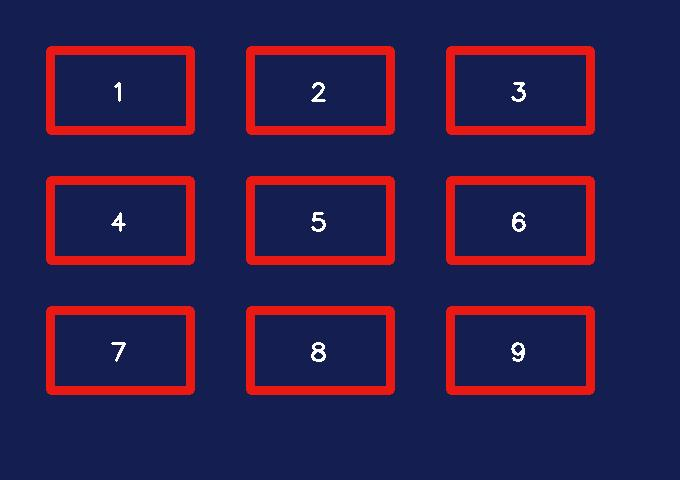
#> input picture .codex-task-0559/w2/test_geometry_preflight_applie0/49a17aa9-7eb1-4a5f-a410-1dddaacb8fef/00000000.jpg, 680 x 480 px
$ python -i middle_row_locator.py   (imports and definitions only)   (older library calls are emulated)
#> lines starting #> are read from the running program, lines starting #| are printed output that depends on the picture; after the words box and inside, x2 and y2 are one past the last pixel; in counts of white or black regions, pixels touching at a corner belong together
"""Source-direct locator and quality gates for v4.1 middle-row labels.

The locator is intentionally independent from Paddle and from every board or
symbol pipeline.  It may produce at most three in-memory source-resolution
crops.  It never persists image data and never supplies range values.
"""

from __future__ import annotations

import hashlib
import json
from collections.abc import Iterable, Mapping, Sequence
from dataclasses import dataclass, field
from enum import StrEnum
from io import BytesIO
from statistics import median
from time import perf_counter

import cv2
import numpy as np
from numpy.typing import NDArray
from PIL import Image, ImageOps, UnidentifiedImageError

from .middle_row_range import MIDDLE_ROW_RANGE_VARIANT, MiddleRowUnknownReason

MIDDLE_ROW_COORDINATE_SPACE = "exif-transposed-rgb-v1"
MIDDLE_ROW_LOCATOR_VERSION = "middle-row-triple-locator-v2-partial-lattice"
MIDDLE_ROW_CROP_POLICY_VERSION = "middle-row-source-crops-v2-compact-label"
MIDDLE_ROW_CROP_COMPLETENESS_VERSION = "middle-row-crop-completeness-v1"
MIDDLE_ROW_READABILITY_VERSION = "middle-row-local-readability-v1"
MIDDLE_ROW_OCR_PREPROCESSING_VERSION = "middle-row-rgb-source-v1"


class MiddleRowLocatorMode(StrEnum):
    FULL_LATTICE = "FULL_LATTICE"
    MIDDLE_ROW_WITH_LOCKED_PRIOR = "MIDDLE_ROW_WITH_LOCKED_PRIOR"


@dataclass(frozen=True, slots=True)
class ImageDimensions:
    width: int
    height: int

    def __post_init__(self) -> None:
        if self.width < 1 or self.height < 1:
            raise ValueError("Image dimensions must be positive.")

    def as_dict(self) -> dict[str, int]:
        return {"height": self.height, "width": self.width}


@dataclass(frozen=True, slots=True)
class BoundingBox:
    left: int
    top: int
    right: int
    bottom: int

    def __post_init__(self) -> None:
        if self.left < 0 or self.top < 0 or self.right <= self.left or self.bottom <= self.top:
            raise ValueError("Bounding box is invalid.")

    @property
    def width(self) -> int:
        return self.right - self.left

    @property
    def height(self) -> int:
        return self.bottom - self.top

    @property
    def center(self) -> tuple[float, float]:
        return ((self.left + self.right) / 2, (self.top + self.bottom) / 2)

    # [7 lines left out: function as_dict, not called in this run]


@dataclass(frozen=True, slots=True)
class CanonicalSourceImage:
    """One decode with EXIF applied exactly once."""

    rgb: NDArray[np.uint8]
    raw_dimensions: ImageDimensions
    oriented_dimensions: ImageDimensions
    exif_orientation: int
    coordinate_space: str = MIDDLE_ROW_COORDINATE_SPACE
    decode_seconds: float = field(default=0.0, repr=False, compare=False)
    exif_seconds: float = field(default=0.0, repr=False, compare=False)

    # [39 lines left out: functions __post_init__, canonicalize_source_image, not called in this run]


@dataclass(frozen=True, slots=True)
class MiddleRowLocatorConfig:
    """Versioned experimental defaults for structural text localization."""

    version: str = MIDDLE_ROW_LOCATOR_VERSION
    thumbnail_max_edge: int = 960
    minimum_predicted_text_height: int = 10
    minimum_x_ratio: float = 0.20
    maximum_x_ratio: float = 0.82
    minimum_y_ratio: float = 0.24
    maximum_y_ratio: float = 0.48
    expanded_maximum_y_ratio: float = 0.60
    roi_boundary_margin_ratio: float = 0.02
    minimum_saturation: int = 0
    maximum_saturation: int = 115
    minimum_brightness: int = 165
    maximum_brightness: int = 255
    horizontal_close_ratio: float = 0.0065
    vertical_close_ratio: float = 0.0016
    minimum_component_height_ratio: float = 0.003
    maximum_component_height_ratio: float = 0.035
    minimum_component_width_ratio: float = 0.003
    maximum_component_width_ratio: float = 0.16
    minimum_label_width_ratio: float = 0.025
    minimum_label_aspect_ratio: float = 1.20
    minimum_component_area_ratio: float = 0.000005
    minimum_fill_ratio: float = 0.10
    digit_group_gap_ratio: float = 0.018
    digit_group_baseline_ratio: float = 0.010
    axis_x_tolerance_ratio: float = 0.035
    column_minimum_gap_ratio: float = 0.12
    column_maximum_gap_ratio: float = 0.38
    axis_y_tolerance_ratio: float = 0.022
    row_minimum_gap_ratio: float = 0.028
    row_maximum_gap_ratio: float = 0.12
    assignment_x_tolerance_ratio: float = 0.09
    assignment_y_tolerance_ratio: float = 0.025
    # Side controls can merge with one or two outer labels.  Seven structural
    # matches still establish all three rows and columns, while the exact
    # range proof continues to require all three independently read middle
    # labels below.
    minimum_full_lattice_cells: int = 7
    minimum_ambiguity_margin: float = 0.025
    prior_axis_tolerance_ratio: float = 0.035

    def __post_init__(self) -> None:
        ratios = (
            self.minimum_x_ratio,
            self.maximum_x_ratio,
            self.minimum_y_ratio,
            self.maximum_y_ratio,
            self.expanded_maximum_y_ratio,
            self.roi_boundary_margin_ratio,
            self.horizontal_close_ratio,
            self.vertical_close_ratio,
            self.minimum_component_height_ratio,
            self.maximum_component_height_ratio,
            self.minimum_component_width_ratio,
            self.maximum_component_width_ratio,
            self.minimum_label_width_ratio,
            self.minimum_component_area_ratio,
            self.minimum_fill_ratio,
            self.digit_group_gap_ratio,
            self.digit_group_baseline_ratio,
            self.axis_x_tolerance_ratio,
            self.column_minimum_gap_ratio,
            self.column_maximum_gap_ratio,
            self.axis_y_tolerance_ratio,
            self.row_minimum_gap_ratio,
            self.row_maximum_gap_ratio,
            self.assignment_x_tolerance_ratio,
            self.assignment_y_tolerance_ratio,
            self.minimum_ambiguity_margin,
            self.prior_axis_tolerance_ratio,
        )
        if (
            self.thumbnail_max_edge < 128
            or self.minimum_predicted_text_height < 4
            or any(value < 0 or value > 1 for value in ratios)
            or not self.minimum_x_ratio < self.maximum_x_ratio
            or not self.minimum_y_ratio < self.maximum_y_ratio
            or not self.maximum_y_ratio <= self.expanded_maximum_y_ratio
            or not self.minimum_component_height_ratio < self.maximum_component_height_ratio
            or not self.minimum_component_width_ratio < self.maximum_component_width_ratio
            or not self.column_minimum_gap_ratio < self.column_maximum_gap_ratio
            or not self.row_minimum_gap_ratio < self.row_maximum_gap_ratio
            or self.minimum_label_aspect_ratio < 1
            or not 3 <= self.minimum_full_lattice_cells <= 9
        ):
            raise ValueError("Middle-row locator configuration is invalid.")

    # [48 lines left out: function as_dict, not called in this run]


@dataclass(frozen=True, slots=True)
class MiddleRowCropPolicy:
    version: str = MIDDLE_ROW_CROP_POLICY_VERSION
    width_spacing_ratio: float = 0.48
    minimum_width_ratio: float = 0.065
    maximum_width_ratio: float = 0.12
    height_spacing_ratio: float = 0.28
    minimum_height_ratio: float = 0.016
    maximum_height_ratio: float = 0.035
    union_padding_ratio: float = 0.30

    # [15 lines left out: function as_dict, not called in this run]


@dataclass(frozen=True, slots=True)
class CropCompletenessPolicy:
    version: str = MIDDLE_ROW_CROP_COMPLETENESS_VERSION
    minimum_text_margin_ratio: float = 0.035
    maximum_text_height_ratio: float = 2.2
    maximum_text_width_ratio: float = 1.22
    maximum_baseline_delta_ratio: float = 0.45

    # [8 lines left out: function as_dict, not called in this run]


@dataclass(frozen=True, slots=True)
class LocalReadabilityPolicy:
    version: str = MIDDLE_ROW_READABILITY_VERSION
    minimum_tenengrad: float = 7.0
    minimum_contrast: float = 18.0
    minimum_edge_density: float = 0.003
    maximum_dark_ratio: float = 0.92
    maximum_bright_ratio: float = 0.90

    # [9 lines left out: function as_dict, not called in this run]


@dataclass(frozen=True, slots=True)
class OcrPreprocessingProfile:
    """Exactly one production preprocessing profile for later Paddle use."""

    version: str = MIDDLE_ROW_OCR_PREPROCESSING_VERSION
    color_space: str = "RGB"
    resize_height: int = 48
    maximum_resize_width: int = 320
    interpolation: str = "INTER_LINEAR"
    normalization: str = "paddle-minus-one-to-one-v1"

    # [9 lines left out: function as_dict, not called in this run]


@dataclass(frozen=True, slots=True)
class MiddleRowLatticePrior:
    """Position-only prior; it never contains or proves sequence values."""

    column_axes: tuple[float, float, float]
    row_axes: tuple[float, float, float]
    local_scale: float
    local_slant: float
    locked: bool = True

    # [9 lines left out: function __post_init__, not called in this run]


@dataclass(frozen=True, slots=True)
class LocalQualityScores:
    tenengrad: float
    contrast: float
    edge_density: float
    dark_ratio: float
    bright_ratio: float
    directional_blur_ratio: float


@dataclass(frozen=True, slots=True)
class MiddleRowLabelCrop:
    box: BoundingBox
    rgb: NDArray[np.uint8]
    component_box: BoundingBox
    complete: bool
    quality: LocalQualityScores
    readable: bool


@dataclass(frozen=True, slots=True)
class MiddleRowLocation:
    locator_mode: MiddleRowLocatorMode
    column_axes: tuple[float, float, float]
    row_axes: tuple[float, float, float]
    middle_row_centers: tuple[tuple[float, float], ...]
    candidate_boxes: tuple[BoundingBox, ...]
    crop_boxes: tuple[BoundingBox, BoundingBox, BoundingBox]
    crops: tuple[MiddleRowLabelCrop, MiddleRowLabelCrop, MiddleRowLabelCrop]
    best_score: float
    second_best_score: float | None
    ambiguity_margin: float
    local_scale: float
    local_slant: float

    # [7 lines left out: function as_prior, not called in this run]


@dataclass(frozen=True, slots=True)
class MiddleRowLocatorResult:
    location: MiddleRowLocation | None
    reason_code: MiddleRowUnknownReason | None
    diagnostics: Mapping[str, object]

    def __post_init__(self) -> None:
        if (self.location is None) == (self.reason_code is None):
            raise ValueError("Locator result must contain either a location or an unknown reason.")


@dataclass(frozen=True, slots=True)
class MiddleRowComponentPolicy:
    locator: MiddleRowLocatorConfig = MiddleRowLocatorConfig()
    crops: MiddleRowCropPolicy = MiddleRowCropPolicy()
    completeness: CropCompletenessPolicy = CropCompletenessPolicy()
    readability: LocalReadabilityPolicy = LocalReadabilityPolicy()
    preprocessing: OcrPreprocessingProfile = OcrPreprocessingProfile()

    # [15 lines left out: function fingerprint, not called in this run]


@dataclass(frozen=True, slots=True)
class _CandidateBox:
    box: BoundingBox
    area: int
    fill_ratio: float


@dataclass(frozen=True, slots=True)
class _LatticeHypothesis:
    columns: tuple[float, float, float]
    rows: tuple[float, float, float]
    assignments: Mapping[tuple[int, int], tuple[_CandidateBox, ...]]
    score: float
    grid_centers: Mapping[tuple[int, int], tuple[float, float]]


class MiddleRowTripleLocator:
    """Find exactly three source-direct labels without recognizing their text."""

    def __init__(self, policy: MiddleRowComponentPolicy | None = None) -> None:
        self.policy = policy or MiddleRowComponentPolicy()

    @property
    def fingerprint(self) -> str:
        return self.policy.fingerprint

    # [749 lines left out: functions locate, _thumbnail, _candidate_boxes, _group_digit_fragments, _lattice_hypotheses, _has_unambiguous_complete_middle_row and 11 more, not called in this run]


def _quality_scores(rgb: NDArray[np.uint8]) -> LocalQualityScores:
    gray = cv2.cvtColor(rgb, cv2.COLOR_RGB2GRAY)
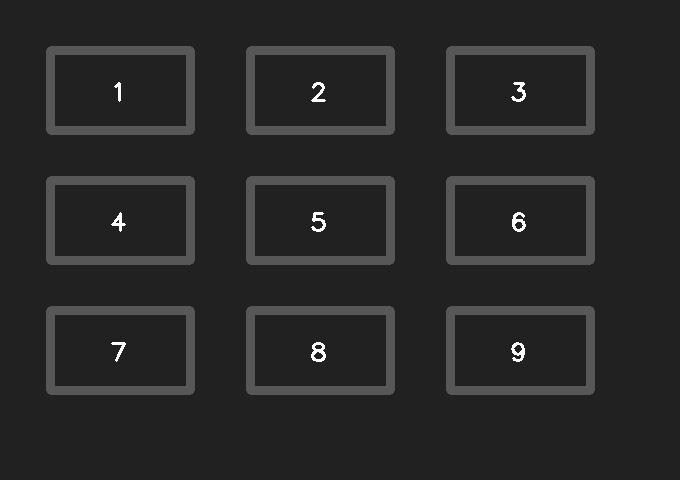
#> gray: shape (480, 680); min 4, max 255, mean 39.6
    x_gradient = cv2.Sobel(gray, cv2.CV_32F, 1, 0, ksize=3)
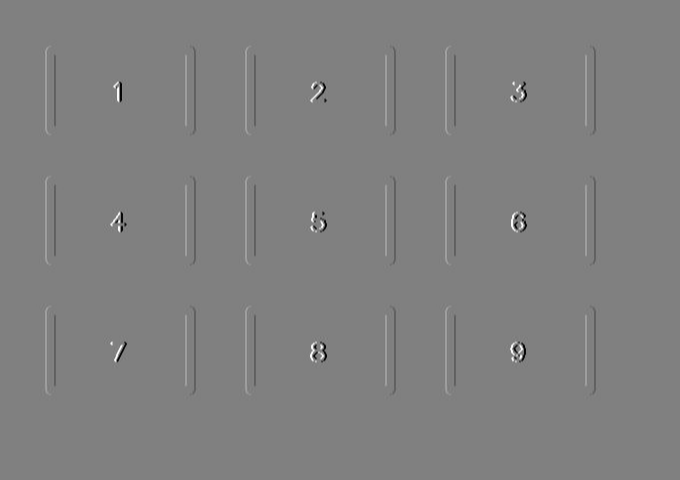
#> x_gradient: shape (480, 680) float32; min -919, max 910, mean 0; drawn with min black and max white
    y_gradient = cv2.Sobel(gray, cv2.CV_32F, 0, 1, ksize=3)
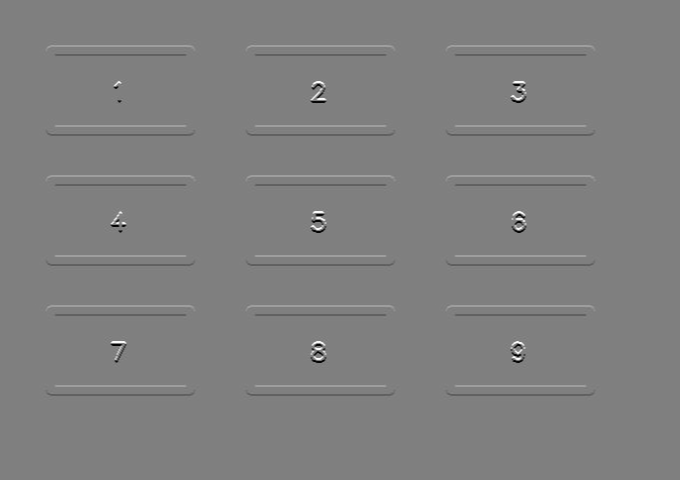
#> y_gradient: shape (480, 680) float32; min -914, max 909, mean 0; drawn with min black and max white
    x_energy = float(np.mean(np.abs(x_gradient)))
#> x_energy = 7.02
    y_energy = float(np.mean(np.abs(y_gradient)))
#> y_energy = 10
    tenengrad = float(np.mean(np.sqrt(x_gradient * x_gradient + y_gradient * y_gradient)))
#> tenengrad = 15.74
    # Sequence labels occupy only a small fraction of the padded crop.  P90
    # can therefore still describe the background and incorrectly classify a
    # crisp label as low contrast.  P98 retains a conservative local signal
    # without thresholding or inventing missing strokes.
    low, high = np.percentile(gray, (10, 98))
#> low = 33; high = 89
    edges = cv2.Canny(gray, 50, 150)
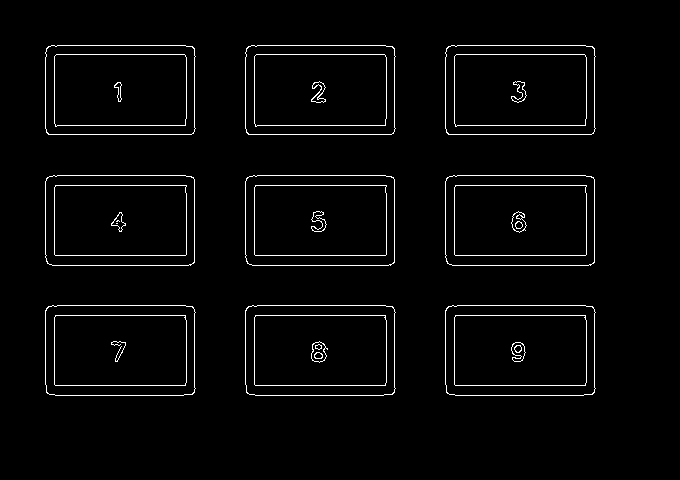
#> edges: shape (480, 680); 2.6% white in thin lines or dots, all inside (x1, y1, x2, y2) = (45, 45, 596, 396)
    return LocalQualityScores(
        tenengrad=tenengrad,
        contrast=float(high - low),
        edge_density=float(np.count_nonzero(edges) / edges.size),
        dark_ratio=float(np.count_nonzero(gray <= 8) / gray.size),
        bright_ratio=float(np.count_nonzero(gray >= 247) / gray.size),
        directional_blur_ratio=max(x_energy, y_energy) / max(1e-6, min(x_energy, y_energy)),
    )


# [8 lines left out: function _is_readable, not called in this run]


def _clamp(value: float, minimum: float, maximum: float) -> float:
    return min(maximum, max(minimum, value))


__all__ = [
    "MIDDLE_ROW_COORDINATE_SPACE",
    "MIDDLE_ROW_CROP_COMPLETENESS_VERSION",
    "MIDDLE_ROW_CROP_POLICY_VERSION",
    "MIDDLE_ROW_LOCATOR_VERSION",
    "MIDDLE_ROW_OCR_PREPROCESSING_VERSION",
    "MIDDLE_ROW_READABILITY_VERSION",
    "BoundingBox",
    "CanonicalSourceImage",
    "CropCompletenessPolicy",
    "ImageDimensions",
    "LocalQualityScores",
    "LocalReadabilityPolicy",
    "MiddleRowComponentPolicy",
    "MiddleRowCropPolicy",
    "MiddleRowLabelCrop",
    "MiddleRowLatticePrior",
    "MiddleRowLocation",
    "MiddleRowLocatorConfig",
    "MiddleRowLocatorMode",
    "MiddleRowLocatorResult",
    "MiddleRowTripleLocator",
    "OcrPreprocessingProfile",
    "canonicalize_source_image",
]

>>> import cv2
>>> picture = cv2.cvtColor(cv2.imread('../../../../../.codex-task-0559/w2/test_geometry_preflight_applie0/49a17aa9-7eb1-4a5f-a410-1dddaacb8fef/00000000.jpg'), cv2.COLOR_BGR2RGB)
>>> result = _quality_scores(picture)
